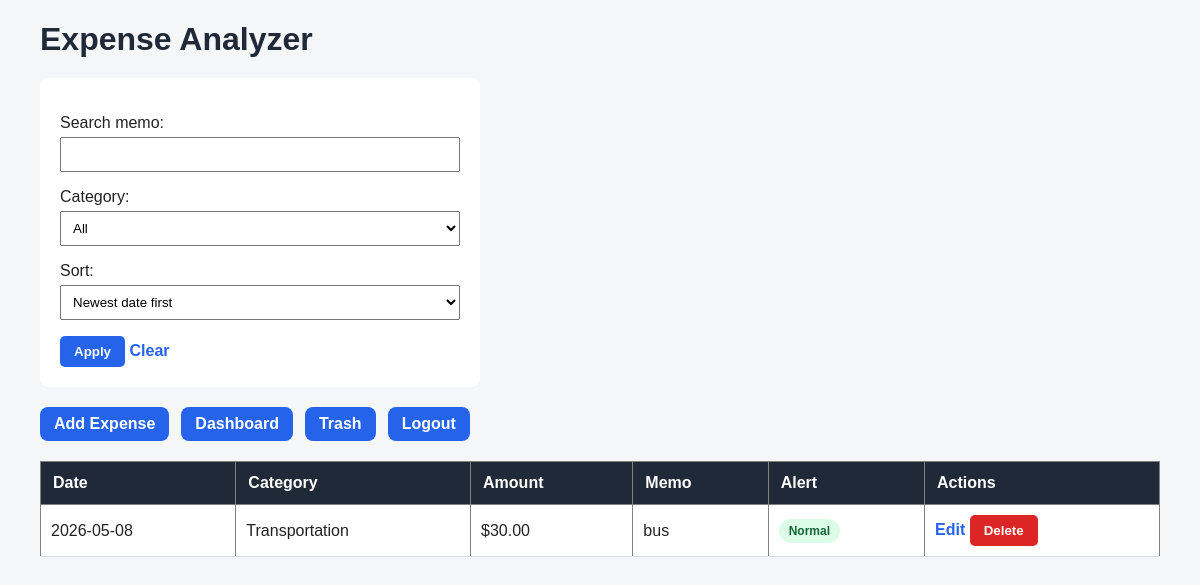
/expenses (signed in), run on the app's committed database.
### tables this page shows
CREATE TABLE expenses (
            id INTEGER PRIMARY KEY AUTOINCREMENT,
            user_id INTEGER NOT NULL,
            amount REAL NOT NULL,
            category TEXT NOT NULL,
            date TEXT NOT NULL,
            memo TEXT,
            is_deleted INTEGER DEFAULT 0,
            FOREIGN KEY (user_id) REFERENCES users (id)
        );

### app.py (the view)
@app.route("/expenses")
@login_required
def show_expenses():
    search = request.args.get("search")
    category = request.args.get("category")
    sort = request.args.get("sort")
    conn = get_db_connection()
    query = """
        SELECT * FROM expenses
        WHERE is_deleted = 0
        AND user_id = ?
    """
    params = [current_user.id]
    if search:
        query += """
            AND memo LIKE ?
        """
        params.append("%" + search + "%")
    if category:
        query += """
            AND category = ?
        """
        params.append(category)
    if sort == "date_old":
        query += """
            ORDER BY date ASC
        """
    elif sort == "amount_high":
        query += """
            ORDER BY amount DESC
        """
    elif sort == "amount_low":
        query += """
            ORDER BY amount ASC
        """
    else:
        query += """
            ORDER BY date DESC
        """
    expenses = conn.execute(query, params).fetchall()
    average_expense = conn.execute("""
        SELECT AVG(amount)
        FROM expenses
        WHERE is_deleted = 0
        AND user_id = ?
    """, (current_user.id,)).fetchone()[0]
    if average_expense is None:
        average_expense = 0
    conn.close()
    return render_template(
        "expenses.html",
        expenses=expenses,
        search=search,
        category=category,
        sort=sort,
        average_expense=average_expense
    )

### app.py (called while the page is built)
@login_manager.user_loader
def load_user(user_id):
    conn = get_db_connection()
    user = conn.execute("""
        SELECT * FROM users
        WHERE id = ?
    """, (user_id,)).fetchone()
    conn.close()
    if user is None:
        return None
    return User(user["id"], user["username"], user["password_hash"])

def get_db_connection():
    conn = sqlite3.connect(DATABASE)
    conn.row_factory = sqlite3.Row
    return conn

### templates/expenses.html (shortened to what this page needs)
<!DOCTYPE html>
<html>
<head>
    <link rel="stylesheet" href="{{ url_for('static', filename='style.css') }}">
</head>
<body>
    <h1>Expense Analyzer</h1>
    <form method="GET" action="/expenses">
    <p>
        Search memo:
        <input type="text" name="search" value="{{ search or '' }}">
    </p>
    <p>
        Category:
        <select name="category">
            <option value="">All</option>
        </select>
    </p>
    <p>
        Sort:
        <select name="sort">
            <option value="">Newest date first</option>
        </select>
    </p>
    <button type="submit">Apply</button>
    <a href="/expenses">Clear</a>
    </form>
    <div class="nav-links">
        <a href="/expenses/add">Add Expense</a>
        <a href="/dashboard">Dashboard</a>
        <a href="/trash">Trash</a>
        <a href="/logout">Logout</a>
    </div>
<table border="1">
    <tr>
        <th>Date</th>
        <th>Category</th>
        <th>Amount</th>
        <th>Memo</th>
        <th>Alert</th>
        <th>Actions</th>
    </tr>
    {% for expense in expenses %}
    <tr>
        <td>{{ expense.date }}</td>
        <td>{{ expense.category }}</td>
        <td>${{ "%.2f"|format(expense.amount) }}</td>
        <td>{{ expense.memo }}</td>
        <td>
            {% if average_expense > 0 and expense.amount > average_expense * 1.5 %}
                <span class="badge badge-warning">High Spending</span>
            {% else %}
                <span class="badge badge-normal">Normal</span>
            {% endif %}
        </td>
        <td>
            <a href="/expenses/{{ expense.id }}/edit">Edit</a>
            <form action="/expenses/{{ expense.id }}/delete" method="POST" style="display:inline;">
                <button type="submit">Delete</button>
            </form>
        </td>
    </tr>
    {% endfor %}
</table>
</body>
</html>

### static/style.css (style rules this page uses)
body { font-family: Arial, sans-serif; background-color: #f4f6f8; color: #222; margin: 0; padding: 0; }
h1 { color: #1f2937; margin-bottom: 20px; }
a { color: #2563eb; text-decoration: none; font-weight: bold; }
body > h1, body > h2, body > p, body > form, body > table { margin-left: 40px; margin-right: 40px; }
table { border-collapse: collapse; width: calc(100% - 80px); background-color: white; margin-top: 20px; }
th { background-color: #1f2937; color: white; padding: 12px; text-align: left; }
td { padding: 10px; border-bottom: 1px solid #ddd; }
form { background-color: white; padding: 20px; width: 400px; border-radius: 8px; margin-top: 20px; }
input, select, textarea { width: 100%; padding: 8px; margin-top: 5px; box-sizing: border-box; }
button { background-color: #2563eb; color: white; border: none; padding: 8px 14px; border-radius: 5px; cursor: pointer; font-weight: bold; }
table form { background: none; padding: 0; width: auto; margin: 0; display: inline; }
table button { background-color: #dc2626; }
.badge { display: inline-block; padding: 5px 10px; border-radius: 999px; font-size: 12px; font-weight: bold; }
.badge-normal { background-color: #dcfce7; color: #166534; }
.nav-links { display: flex; gap: 12px; margin: 20px 40px; }
.nav-links a { background-color: #2563eb; color: white; padding: 8px 14px; border-radius: 8px; }
table { width: 100%; max-width: 100%; }
body > table { width: calc(100% - 80px); }

### data on the page
expenses: date "2026-05-08", category "Transportation", amount "30.00", memo "bus", shows "Normal"
